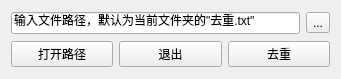
<?xml version="1.0" encoding="UTF-8"?>
<ui version="4.0">
 <class>Form</class>
 <widget class="QWidget" name="Form">
  <property name="geometry">
   <rect>
    <x>0</x>
    <y>0</y>
    <width>341</width>
    <height>79</height>
   </rect>
  </property>
  <property name="windowTitle">
   <string>txt 行文本去重</string>
  </property>
  <layout class="QHBoxLayout" name="horizontalLayout_3">
   <item>
    <layout class="QVBoxLayout" name="verticalLayout">
     <item>
      <layout class="QHBoxLayout" name="horizontalLayout_2">
       <item>
        <widget class="QLineEdit" name="line_edit_path">
         <property name="text">
          <string>输入文件路径，默认为当前文件夹的&quot;去重.txt&quot;</string>
         </property>
        </widget>
       </item>
       <item>
        <widget class="QToolButton" name="button_path_get">
         <property name="text">
          <string>...</string>
         </property>
        </widget>
       </item>
      </layout>
     </item>
     <item>
      <layout class="QHBoxLayout" name="horizontalLayout">
       <item>
        <widget class="QPushButton" name="button_path_open">
         <property name="text">
          <string>打开路径</string>
         </property>
        </widget>
       </item>
       <item>
        <widget class="QPushButton" name="button_quit">
         <property name="text">
          <string>退出</string>
         </property>
        </widget>
       </item>
       <item>
        <widget class="QPushButton" name="button_start">
         <property name="minimumSize">
          <size>
           <width>0</width>
           <height>0</height>
          </size>
         </property>
         <property name="text">
          <string>去重</string>
         </property>
        </widget>
       </item>
      </layout>
     </item>
    </layout>
   </item>
  </layout>
 </widget>
 <resources/>
 <connections/>
</ui>
